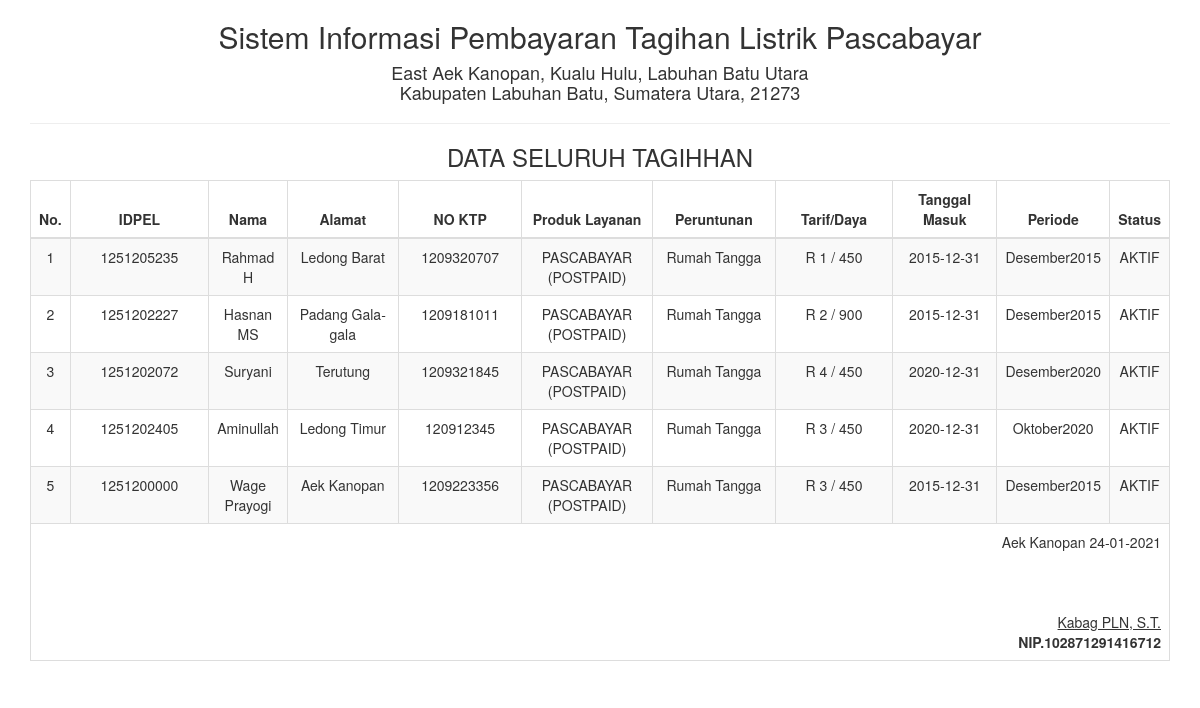
The app's page /report/pelanggan_semua.php with its own data.
### tables this page shows
CREATE TABLE `tb_pelanggan` (
  `id` int(5) NOT NULL,
  `id_pelanggan` int(15) NOT NULL,
  `nama` varchar(50) NOT NULL,
  `alamat` varchar(50) NOT NULL,
  `no_ktp` int(20) NOT NULL,
  `produk_layanan` varchar(30) NOT NULL,
  `peruntunan` varchar(20) NOT NULL,
  `tarif` varchar(5) NOT NULL,
  `daya` int(5) NOT NULL,
  `tgl_masuk` date NOT NULL,
  `bulan_pemakaian` varchar(20) NOT NULL,
  `tahun` int(5) NOT NULL,
  `status` varchar(10) NOT NULL
);

### report/pelanggan_semua.php (the view, shortened to what this page needs)
<!DOCTYPE html>
<html>
    <head>
        <link href="../Assets/css/bootstrap.min.css" rel="stylesheet" type="text/css"/>
    </head>
    <body onload="print()">
        <?php
        include '../config/koneksi.php';
        ?>
        <div class="container">
            <div class='row'>
                <div class="col-sm-12">
                    <div class="text-center">
                        <h2>Sistem Informasi Pembayaran Tagihan Listrik Pascabayar </h2>
                        <h4>East Aek Kanopan, Kualu Hulu, Labuhan Batu Utara <br> Kabupaten Labuhan Batu, Sumatera Utara, 21273</h4>
                        <hr>
                        <h3>DATA SELURUH TAGIHHAN</h3>
                        <table class="table table-bordered table-striped table-hover">
                        <tbody>
                                <thead>
								<tr>
                                    <th>No.</th><th width="17%"><center>IDPEL</center></th><th><center>Nama</center></th><th width="14%"><center>Alamat</center></th><th width="14%"><center>NO KTP</center></th><th width="14%"><center>Produk Layanan</center></th><th width="14%"><center>Peruntunan</center></th>
                                    <th width="14%"><center>Tarif/Daya</center></th><th width="14%"><center>Tanggal Masuk</center></th><th width="10%"><center>Periode</center></th><th><center>Status</center></th>
                                </tr>
								</thead>
							<tbody>
                            <?php
                            $sql = "SELECT * FROM tb_pelanggan";
                            $query = mysqli_query($koneksi, $sql) or die("SQL Anda Salah");
                            $nomor = 0;
                            while ($data = mysqli_fetch_array($query)) {
                                $nomor++;
                                ?>
                                <tr>
                                    <td><?= $nomor ?></td>
									<td><?= $data['id_pelanggan'] ?></td>
                                                      <td><?= $data['nama'] ?></td>
                                                      <td><?= $data['alamat'] ?></td>
                                                      <td><?= $data['no_ktp'] ?></td>
                                    <td><?= $data['produk_layanan'] ?></td>
                                    <td><?= $data['peruntunan'] ?></td>
                                    <td><?= $data['tarif'] ?> / <?= $data['daya'] ?></td>
                                                      <td><?= $data['tgl_masuk'] ?></td>
									                  <td><?= $data['bulan_pemakaian'] ?><?= $data['tahun'] ?></td>
									                  <td><?= $data['status'] ?></td>
                                </tr>
                            <?php } ?>
							</tbody>
                        </tbody>
                            <tfoot>
                                <tr>
                                    <td colspan="12" class="text-right">
                                        Aek Kanopan  <?= date("d-m-Y") ?>
                                        <br><br><br><br>
                                        <u>Kabag PLN, S.T.<strong></u><br>
                                        NIP.102871291416712
									</td>
								</tr>
							</tfoot>
                        </table>
                    </div>
                </div>
            </div>
    </body>
</html>

### records on screen
tb_pelanggan: id_pelanggan "1251205235", nama "Rahmad H", alamat "Ledong Barat", no_ktp "1209320707", produk_layanan "PASCABAYAR (POSTPAID)", peruntunan "Rumah Tangga", tarif "R 1", daya "450", tgl_masuk "2015-12-31", bulan_pemakaian "Desember", tahun "2015", status "AKTIF"
tb_pelanggan: id_pelanggan "1251202227", nama "Hasnan MS", alamat "Padang Gala-gala", no_ktp "1209181011", produk_layanan "PASCABAYAR (POSTPAID)", peruntunan "Rumah Tangga", tarif "R 2", daya "900", tgl_masuk "2015-12-31", bulan_pemakaian "Desember", tahun "2015", status "AKTIF"
tb_pelanggan: id_pelanggan "1251202072", nama "Suryani", alamat "Terutung", no_ktp "1209321845", produk_layanan "PASCABAYAR (POSTPAID)", peruntunan "Rumah Tangga", tarif "R 4", daya "450", tgl_masuk "2020-12-31", bulan_pemakaian "Desember", tahun "2020", status "AKTIF"
tb_pelanggan: id_pelanggan "1251202405", nama "Aminullah", alamat "Ledong Timur", no_ktp "120912345", produk_layanan "PASCABAYAR (POSTPAID)", peruntunan "Rumah Tangga", tarif "R 3", daya "450", tgl_masuk "2020-12-31", bulan_pemakaian "Oktober", tahun "2020", status "AKTIF"
tb_pelanggan: id_pelanggan "1251200000", nama "Wage Prayogi", alamat "Aek Kanopan", no_ktp "1209223356", produk_layanan "PASCABAYAR (POSTPAID)", peruntunan "Rumah Tangga", tarif "R 3", daya "450", tgl_masuk "2015-12-31", bulan_pemakaian "Desember", tahun "2015", status "AKTIF"
